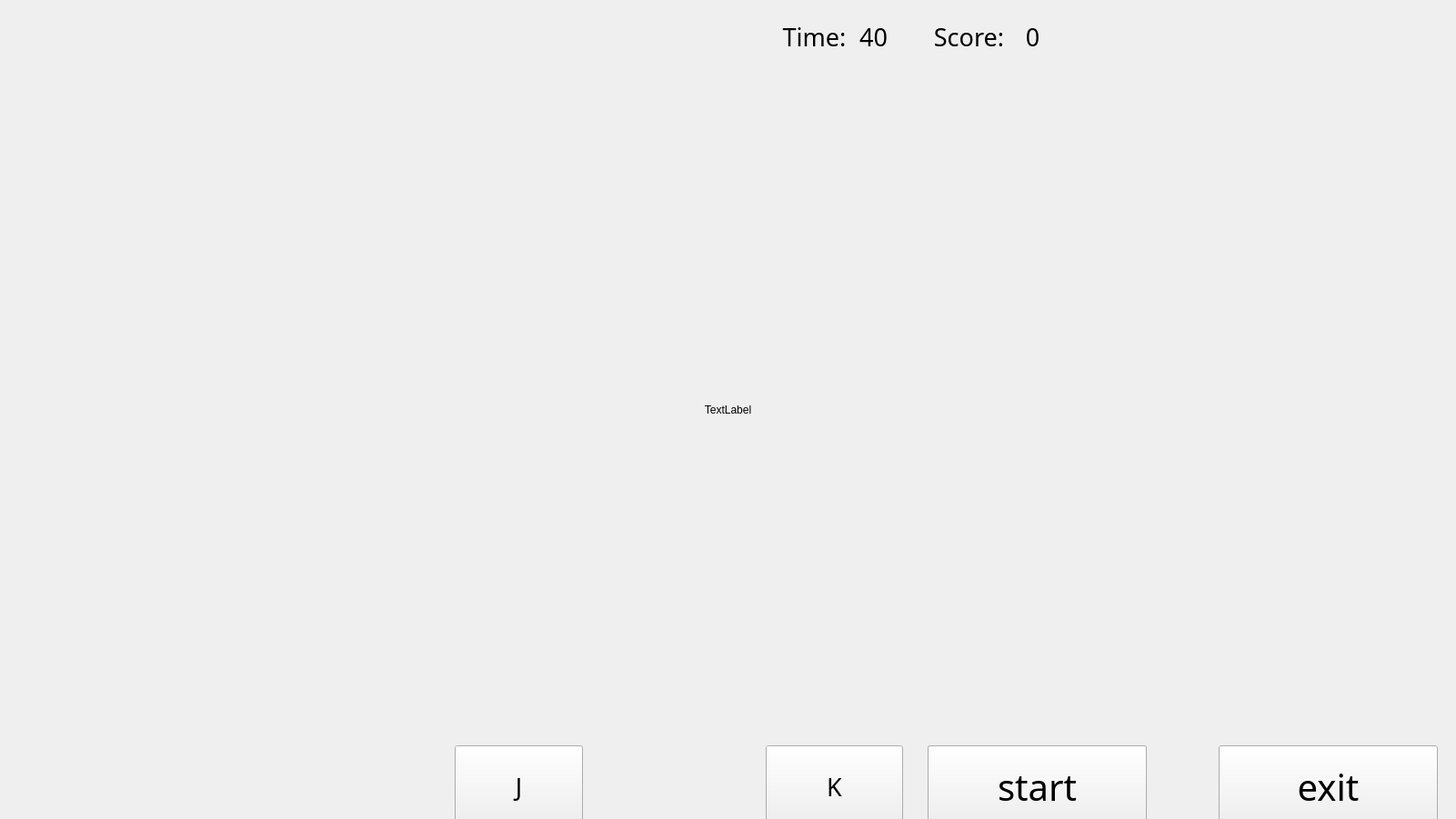
<?xml version="1.0" encoding="UTF-8"?>
<ui version="4.0">
 <class>Form</class>
 <widget class="QWidget" name="Form">
  <property name="windowModality">
   <enum>Qt::WindowModal</enum>
  </property>
  <property name="geometry">
   <rect>
    <x>0</x>
    <y>0</y>
    <width>1601</width>
    <height>901</height>
   </rect>
  </property>
  <property name="windowTitle">
   <string>Form</string>
  </property>
  <property name="styleSheet">
   <string notr="true"/>
  </property>
  <widget class="QLabel" name="label">
   <property name="geometry">
    <rect>
     <x>0</x>
     <y>0</y>
     <width>1601</width>
     <height>901</height>
    </rect>
   </property>
   <property name="styleSheet">
    <string notr="true">border-image: url(:/picture/gamebg.png);</string>
   </property>
   <property name="text">
    <string>TextLabel</string>
   </property>
   <property name="alignment">
    <set>Qt::AlignCenter</set>
   </property>
  </widget>
  <widget class="QPushButton" name="pushButton_4">
   <property name="geometry">
    <rect>
     <x>1020</x>
     <y>820</y>
     <width>241</width>
     <height>91</height>
    </rect>
   </property>
   <property name="font">
    <font>
     <family>Academy Engraved LET</family>
     <pointsize>30</pointsize>
    </font>
   </property>
   <property name="text">
    <string>restart</string>
   </property>
  </widget>
  <widget class="QLabel" name="Counter">
   <property name="geometry">
    <rect>
     <x>900</x>
     <y>10</y>
     <width>121</width>
     <height>61</height>
    </rect>
   </property>
   <property name="font">
    <font>
     <family>Academy Engraved LET</family>
     <pointsize>20</pointsize>
    </font>
   </property>
   <property name="text">
    <string>40</string>
   </property>
   <property name="alignment">
    <set>Qt::AlignCenter</set>
   </property>
  </widget>
  <widget class="QLabel" name="label_2">
   <property name="geometry">
    <rect>
     <x>850</x>
     <y>20</y>
     <width>91</width>
     <height>41</height>
    </rect>
   </property>
   <property name="font">
    <font>
     <family>Academy Engraved LET</family>
     <pointsize>20</pointsize>
    </font>
   </property>
   <property name="text">
    <string>Time:</string>
   </property>
   <property name="alignment">
    <set>Qt::AlignCenter</set>
   </property>
  </widget>
  <widget class="QLabel" name="label_3">
   <property name="geometry">
    <rect>
     <x>1020</x>
     <y>20</y>
     <width>91</width>
     <height>41</height>
    </rect>
   </property>
   <property name="font">
    <font>
     <family>Academy Engraved LET</family>
     <pointsize>20</pointsize>
    </font>
   </property>
   <property name="text">
    <string>Score:</string>
   </property>
   <property name="alignment">
    <set>Qt::AlignCenter</set>
   </property>
  </widget>
  <widget class="QLabel" name="label_4">
   <property name="geometry">
    <rect>
     <x>640</x>
     <y>820</y>
     <width>211</width>
     <height>91</height>
    </rect>
   </property>
   <property name="font">
    <font>
     <family>Academy Engraved LET</family>
     <pointsize>9</pointsize>
    </font>
   </property>
   <property name="text">
    <string/>
   </property>
   <property name="pixmap">
    <pixmap resource="drum.qrc">:/drum/red.png</pixmap>
   </property>
   <property name="alignment">
    <set>Qt::AlignCenter</set>
   </property>
  </widget>
  <widget class="QLabel" name="label_5">
   <property name="geometry">
    <rect>
     <x>290</x>
     <y>820</y>
     <width>221</width>
     <height>91</height>
    </rect>
   </property>
   <property name="text">
    <string/>
   </property>
   <property name="pixmap">
    <pixmap resource="drum.qrc">:/drum/blue.png</pixmap>
   </property>
   <property name="alignment">
    <set>Qt::AlignCenter</set>
   </property>
  </widget>
  <widget class="QPushButton" name="pushButton_2">
   <property name="geometry">
    <rect>
     <x>500</x>
     <y>820</y>
     <width>141</width>
     <height>91</height>
    </rect>
   </property>
   <property name="font">
    <font>
     <family>Academy Engraved LET</family>
     <pointsize>20</pointsize>
    </font>
   </property>
   <property name="text">
    <string>J</string>
   </property>
  </widget>
  <widget class="QPushButton" name="pushButton_3">
   <property name="geometry">
    <rect>
     <x>842</x>
     <y>820</y>
     <width>151</width>
     <height>91</height>
    </rect>
   </property>
   <property name="font">
    <font>
     <family>Academy Engraved LET</family>
     <pointsize>20</pointsize>
    </font>
   </property>
   <property name="text">
    <string>K</string>
   </property>
  </widget>
  <widget class="QLabel" name="label_6">
   <property name="geometry">
    <rect>
     <x>1060</x>
     <y>10</y>
     <width>151</width>
     <height>61</height>
    </rect>
   </property>
   <property name="font">
    <font>
     <family>Academy Engraved LET</family>
     <pointsize>20</pointsize>
    </font>
   </property>
   <property name="text">
    <string>0</string>
   </property>
   <property name="alignment">
    <set>Qt::AlignCenter</set>
   </property>
  </widget>
  <widget class="QLabel" name="label_7">
   <property name="geometry">
    <rect>
     <x>1490</x>
     <y>250</y>
     <width>81</width>
     <height>71</height>
    </rect>
   </property>
   <property name="text">
    <string/>
   </property>
   <property name="pixmap">
    <pixmap resource="drum.qrc">:/drum/red.png</pixmap>
   </property>
   <property name="alignment">
    <set>Qt::AlignCenter</set>
   </property>
  </widget>
  <widget class="QLabel" name="label_8">
   <property name="geometry">
    <rect>
     <x>1490</x>
     <y>250</y>
     <width>81</width>
     <height>71</height>
    </rect>
   </property>
   <property name="text">
    <string/>
   </property>
   <property name="pixmap">
    <pixmap resource="drum.qrc">:/drum/blue.png</pixmap>
   </property>
   <property name="alignment">
    <set>Qt::AlignCenter</set>
   </property>
  </widget>
  <widget class="QPushButton" name="pushButton">
   <property name="geometry">
    <rect>
     <x>1020</x>
     <y>820</y>
     <width>241</width>
     <height>91</height>
    </rect>
   </property>
   <property name="font">
    <font>
     <family>Academy Engraved LET</family>
     <pointsize>30</pointsize>
    </font>
   </property>
   <property name="text">
    <string>start</string>
   </property>
  </widget>
  <widget class="QPushButton" name="pushButton_5">
   <property name="geometry">
    <rect>
     <x>1340</x>
     <y>820</y>
     <width>241</width>
     <height>91</height>
    </rect>
   </property>
   <property name="font">
    <font>
     <family>Academy Engraved LET</family>
     <pointsize>30</pointsize>
    </font>
   </property>
   <property name="text">
    <string>exit</string>
   </property>
  </widget>
 </widget>
 <resources>
  <include location="drum.qrc"/>
 </resources>
 <connections/>
</ui>
